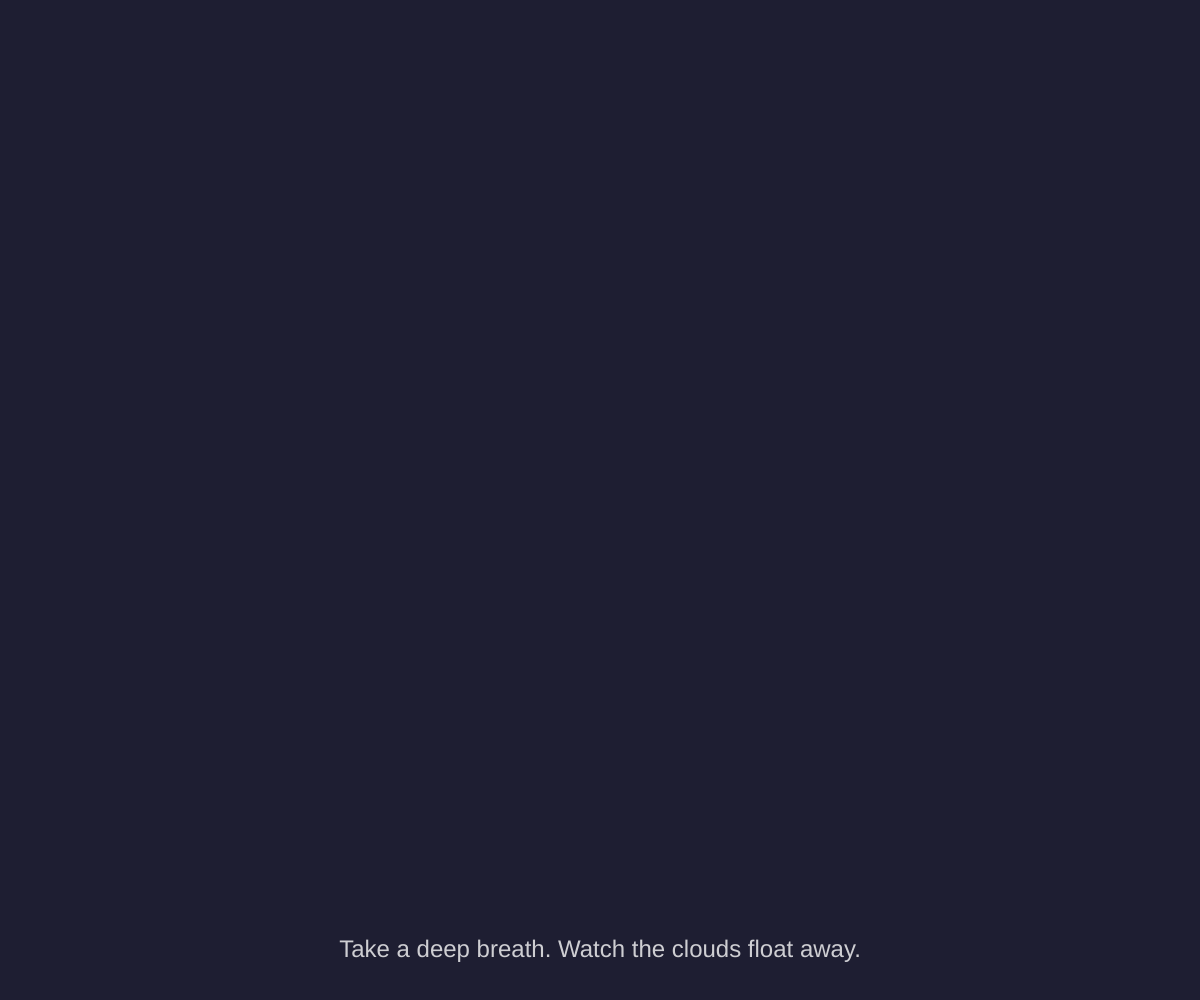
Frame 1 (no input)
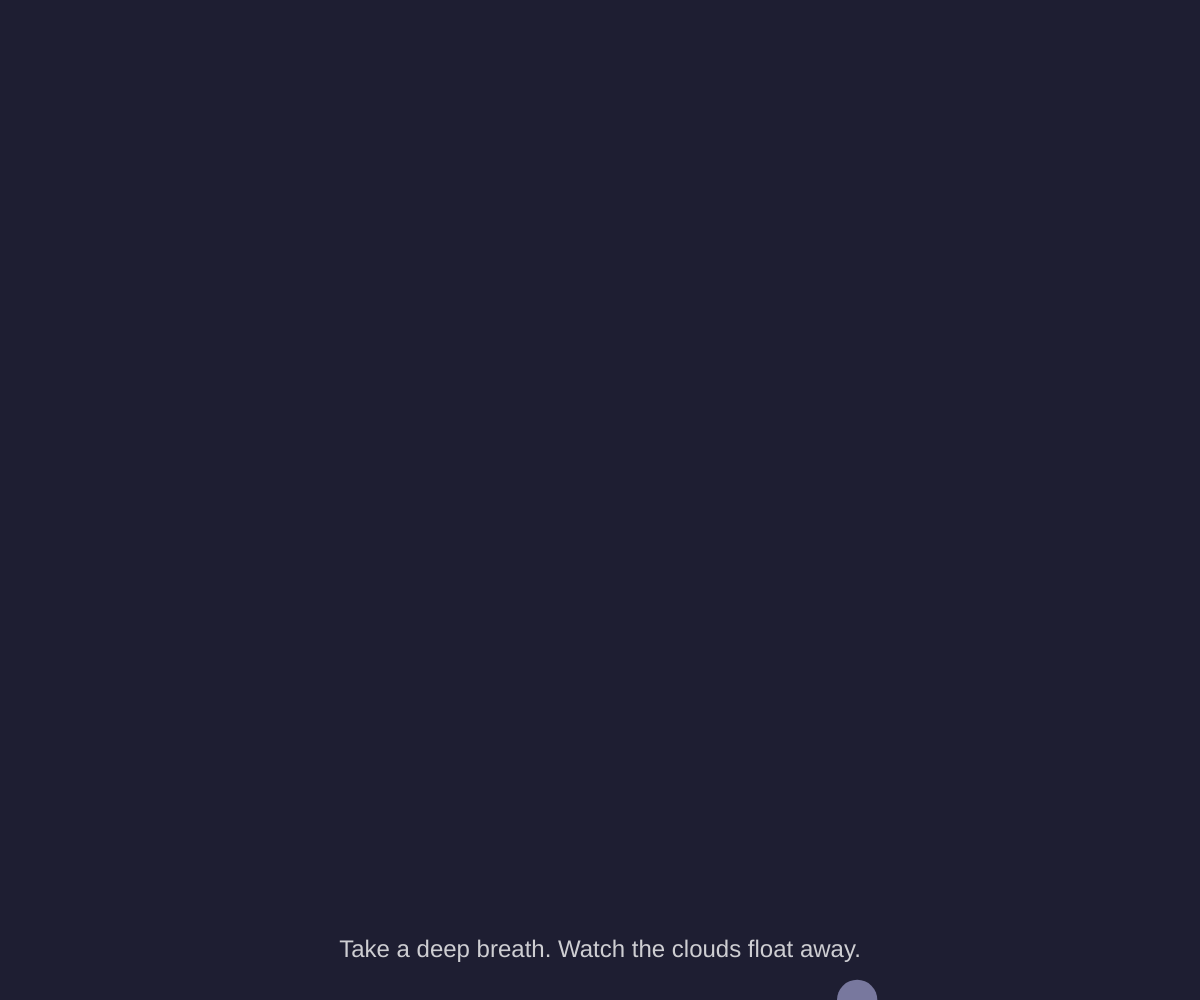
Frame 60 (no input)
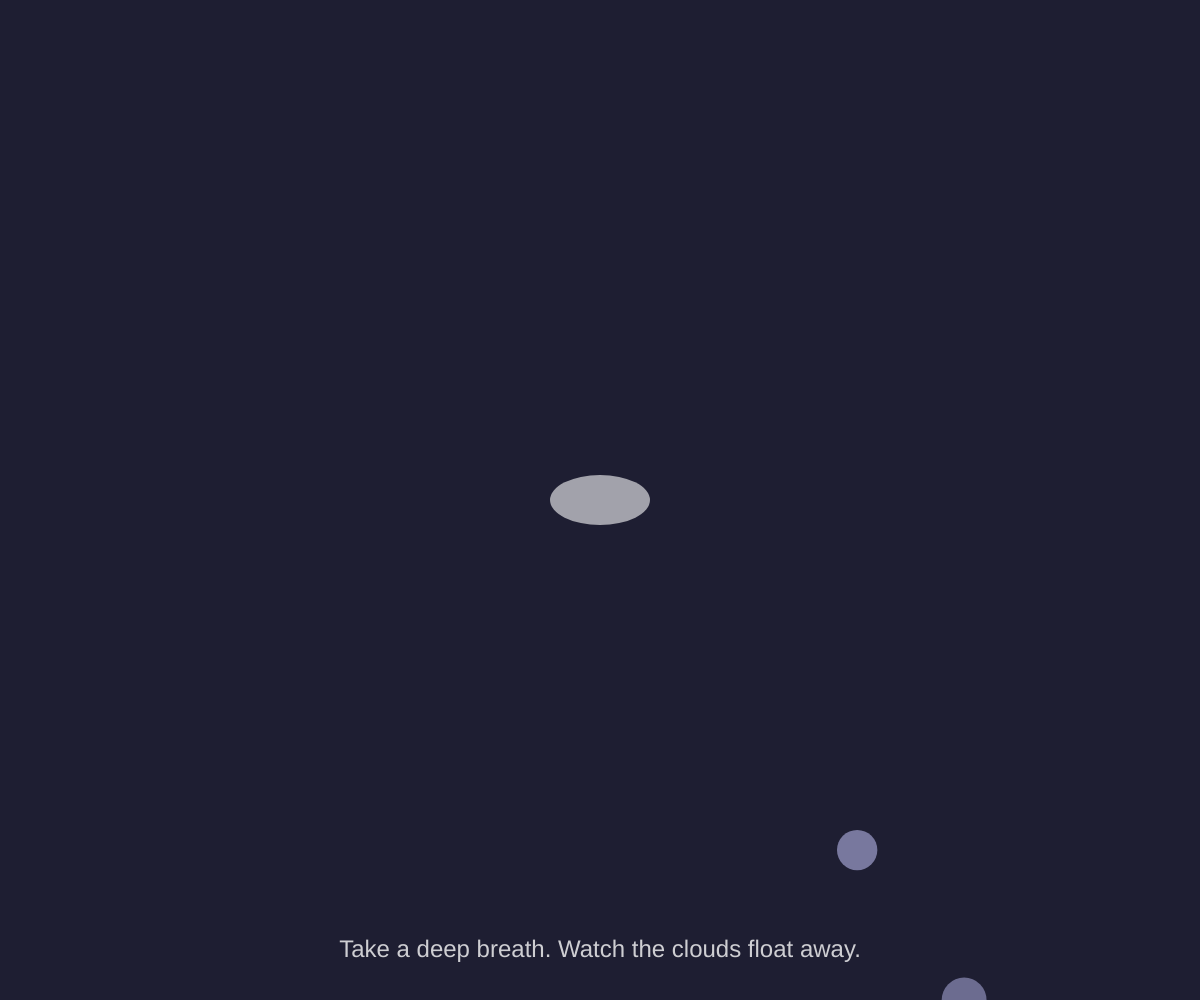
Frame 120 (the mouse pressed at the canvas centre since frame 60)

The p5.js sketch that drew these frames (run headless with seeded random() and noise() and a simulated clock; from frame 60 on, the mouse is pressed at the canvas centre):

// p5.js sketch
// ── sketch.js
let clouds = [];

function setup() {
  createCanvas(windowWidth, windowHeight);
  noStroke();
}

function draw() {
  background(30, 30, 50); 

  if (frameCount % 60 === 0) {
    let newCloud = {
      x: random(width),
      y: height,
      size: random(30, 80),
      speed: random(1, 3),
      color: color(200, 200, 255, random(100, 200)),
    };
    clouds.push(newCloud);
  }

  for (let i = clouds.length - 1; i >= 0; i--) {
    let c = clouds[i];
    fill(c.color);
    ellipse(c.x, c.y, c.size);
    c.y -= c.speed; 

    if (c.y + c.size < 0) {
      clouds.splice(i, 1);
    }
  }

  if (mouseIsPressed) {
    fill(255, 255, 255, 150);
    ellipse(mouseX, mouseY, 100, 50); 
  }

  fill(255, 200);
  textAlign(CENTER, CENTER);
  textSize(24);
  text("Take a deep breath. Watch the clouds float away.", width / 2, height - 50);
}
